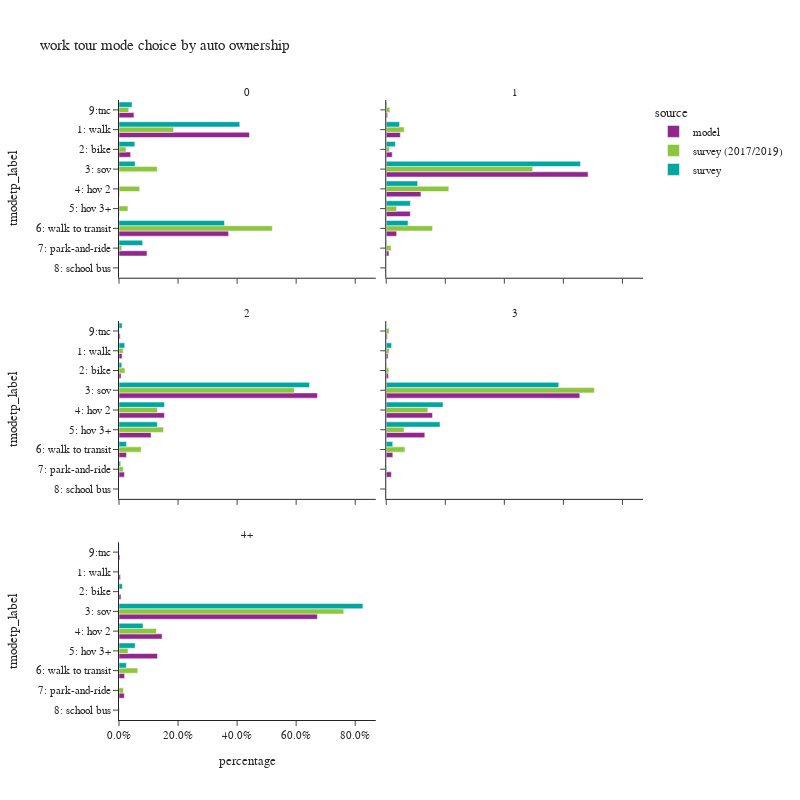

The cell this chart's notebook holds for it:
### Code cell
plot_mode_choice(wk_tour.loc[wk_tour['auto_ownership_4+']!="-1"],"auto_ownership_4+",
                 {"auto_ownership_4+":["0","1","2","3","4+"],
                  "tmodetp_label":["1: walk","2: bike","3: sov","4: hov 2","5: hov 3+","6: walk to transit",
                                   "7: park-and-ride","8: school bus","9: other–survey only"]},
                 "auto ownership",2,800)

### Figure 1 — Plotly figure (JSON) as saved in the notebook; plotly's stock layout.template omitted (floating-point values rounded to 4 significant figures)
{"data": [{"alignmentgroup": "True", "customdata": [[13151], [1169], [37], [34], [11047], [2821], [1506]], "hovertemplate": "source=model<br>auto_ownership_4+=0<br>percentage=%{x}<br>tmodetp_label=%{y}<br>sample count=%{customdata[0]}<extra></extra>", "legendgroup": "model", "marker": {"color": "#91268F", "pattern": {"shape": ""}}, "name": "model", "offsetgroup": "model", "orientation": "h", "showlegend": true, "textposition": "auto", "type": "bar", "x": [0.4418, 0.03927, 0.001243, 0.001142, 0.3711, 0.09478, 0.0506], "xaxis": "x5", "y": ["1: walk", "2: bike", "4: hov 2", "5: hov 3+", "6: walk to transit", "7: park-and-ride", "9:tnc"], "yaxis": "y5"}, {"alignmentgroup": "True", "customdata": [[16019], [6820], [228815], [39313], [27284], [11785], [3053], [1586]], "hovertemplate": "source=model<br>auto_ownership_4+=1<br>percentage=%{x}<br>tmodetp_label=%{y}<br>sample count=%{customdata[0]}<extra></extra>", "legendgroup": "model", "marker": {"color": "#91268F", "pattern": {"shape": ""}}, "name": "model", "offsetgroup": "model", "orientation": "h", "showlegend": false, "textposition": "auto", "type": "bar", "x": [0.04786, 0.02038, 0.6837, 0.1175, 0.08152, 0.03521, 0.009122, 0.004739], "xaxis": "x6", "y": ["1: walk", "2: bike", "3: sov", "4: hov 2", "5: hov 3+", "6: walk to transit", "7: park-and-ride", "9:tnc"], "yaxis": "y6"}, {"alignmentgroup": "True", "customdata": [[6353], [4395], [410127], [93870], [66273], [15500], [11125], [2519]], "hovertemplate": "source=model<br>auto_ownership_4+=2<br>percentage=%{x}<br>tmodetp_label=%{y}<br>sample count=%{customdata[0]}<extra></extra>", "legendgroup": "model", "marker": {"color": "#91268F", "pattern": {"shape": ""}}, "name": "model", "offsetgroup": "model", "orientation": "h", "showlegend": false, "textposition": "auto", "type": "bar", "x": [0.01041, 0.007203, 0.6722, 0.1538, 0.1086, 0.0254, 0.01823, 0.004128], "xaxis": "x3", "y": ["1: walk", "2: bike", "3: sov", "4: hov 2", "5: hov 3+", "6: walk to transit", "7: park-and-ride", "9:tnc"], "yaxis": "y3"}, {"alignmentgroup": "True", "customdata": [[1873], [2233], [196445], [46967], [39155], [6665], [5255], [1072]], "hovertemplate": "source=model<br>auto_ownership_4+=3<br>percentage=%{x}<br>tmodetp_label=%{y}<br>sample count=%{customdata[0]}<extra></extra>", "legendgroup": "model", "marker": {"color": "#91268F", "pattern": {"shape": ""}}, "name": "model", "offsetgroup": "model", "orientation": "h", "showlegend": false, "textposition": "auto", "type": "bar", "x": [0.00625, 0.007452, 0.6555, 0.1567, 0.1307, 0.02224, 0.01754, 0.003577], "xaxis": "x4", "y": ["1: walk", "2: bike", "3: sov", "4: hov 2", "5: hov 3+", "6: walk to transit", "7: park-and-ride", "9:tnc"], "yaxis": "y4"}, {"alignmentgroup": "True", "customdata": [[1153], [1488], [150612], [32708], [29224], [4240], [4002], [767]], "hovertemplate": "source=model<br>auto_ownership_4+=4+<br>percentage=%{x}<br>tmodetp_label=%{y}<br>sample count=%{customdata[0]}<extra></extra>", "legendgroup": "model", "marker": {"color": "#91268F", "pattern": {"shape": ""}}, "name": "model", "offsetgroup": "model", "orientation": "h", "showlegend": false, "textposition": "auto", "type": "bar", "x": [0.005143, 0.006637, 0.6718, 0.1459, 0.1304, 0.01891, 0.01785, 0.003421], "xaxis": "x", "y": ["1: walk", "2: bike", "3: sov", "4: hov 2", "5: hov 3+", "6: walk to transit", "7: park-and-ride", "9:tnc"], "yaxis": "y"}, {"alignmentgroup": "True", "customdata": [[167], [38], [11], [11], [4], [413], [3], [19]], "hovertemplate": "source=survey (2017/2019)<br>auto_ownership_4+=0<br>percentage=%{x}<br>tmodetp_label=%{y}<br>sample count=%{customdata[0]}<extra></extra>", "legendgroup": "survey (2017/2019)", "marker": {"color": "#8CC63E", "pattern": {"shape": ""}}, "name": "survey (2017/2019)", "offsetgroup": "survey (2017/2019)", "orientation": "h", "showlegend": true, "textposition": "auto", "type": "bar", "x": [0.1849, 0.02357, 0.1294, 0.07001, 0.03022, 0.5192, 0.009508, 0.03322], "xaxis": "x5", "y": ["1: walk", "2: bike", "3: sov", "4: hov 2", "5: hov 3+", "6: walk to transit", "7: park-and-ride", "9:tnc"], "yaxis": "y5"}, {"alignmentgroup": "True", "customdata": [[253], [99], [854], [273], [97], [749], [36], [1], [32]], "hovertemplate": "source=survey (2017/2019)<br>auto_ownership_4+=1<br>percentage=%{x}<br>tmodetp_label=%{y}<br>sample count=%{customdata[0]}<extra></extra>", "legendgroup": "survey (2017/2019)", "marker": {"color": "#8CC63E", "pattern": {"shape": ""}}, "name": "survey (2017/2019)", "offsetgroup": "survey (2017/2019)", "orientation": "h", "showlegend": false, "textposition": "auto", "type": "bar", "x": [0.06084, 0.0109, 0.496, 0.212, 0.03507, 0.1569, 0.01619, 7.305e-05, 0.01201], "xaxis": "x6", "y": ["1: walk", "2: bike", "3: sov", "4: hov 2", "5: hov 3+", "6: walk to transit", "7: park-and-ride", "8: school bus", "9:tnc"], "yaxis": "y6"}, {"alignmentgroup": "True", "customdata": [[51], [46], [929], [240], [129], [315], [38], [1], [11]], "hovertemplate": "source=survey (2017/2019)<br>auto_ownership_4+=2<br>percentage=%{x}<br>tmodetp_label=%{y}<br>sample count=%{customdata[0]}<extra></extra>", "legendgroup": "survey (2017/2019)", "marker": {"color": "#8CC63E", "pattern": {"shape": ""}}, "name": "survey (2017/2019)", "offsetgroup": "survey (2017/2019)", "orientation": "h", "showlegend": false, "textposition": "auto", "type": "bar", "x": [0.01427, 0.01999, 0.5939, 0.1302, 0.151, 0.07512, 0.01408, 0.0001075, 0.001361], "xaxis": "x3", "y": ["1: walk", "2: bike", "3: sov", "4: hov 2", "5: hov 3+", "6: walk to transit", "7: park-and-ride", "8: school bus", "9:tnc"], "yaxis": "y3"}, {"alignmentgroup": "True", "customdata": [[1], [7], [253], [51], [23], [32], [3], [1], [2]], "hovertemplate": "source=survey (2017/2019)<br>auto_ownership_4+=3<br>percentage=%{x}<br>tmodetp_label=%{y}<br>sample count=%{customdata[0]}<extra></extra>", "legendgroup": "survey (2017/2019)", "marker": {"color": "#8CC63E", "pattern": {"shape": ""}}, "name": "survey (2017/2019)", "offsetgroup": "survey (2017/2019)", "orientation": "h", "showlegend": false, "textposition": "auto", "type": "bar", "x": [0.009895, 0.008596, 0.705, 0.1409, 0.06034, 0.06335, 0.001978, 7.552e-06, 0.009953], "xaxis": "x4", "y": ["1: walk", "2: bike", "3: sov", "4: hov 2", "5: hov 3+", "6: walk to transit", "7: park-and-ride", "8: school bus", "9:tnc"], "yaxis": "y4"}, {"alignmentgroup": "True", "customdata": [[1], [1], [113], [13], [4], [9], [2], [1]], "hovertemplate": "source=survey (2017/2019)<br>auto_ownership_4+=4+<br>percentage=%{x}<br>tmodetp_label=%{y}<br>sample count=%{customdata[0]}<extra></extra>", "legendgroup": "survey (2017/2019)", "marker": {"color": "#8CC63E", "pattern": {"shape": ""}}, "name": "survey (2017/2019)", "offsetgroup": "survey (2017/2019)", "orientation": "h", "showlegend": false, "textposition": "auto", "type": "bar", "x": [0.0001081, 0.0006591, 0.7612, 0.127, 0.03056, 0.06355, 0.01493, 0.001927], "xaxis": "x", "y": ["1: walk", "2: bike", "3: sov", "4: hov 2", "5: hov 3+", "6: walk to transit", "7: park-and-ride", "8: school bus"], "yaxis": "y"}, {"alignmentgroup": "True", "customdata": [[53], [26], [2], [2], [93], [7], [6]], "hovertemplate": "source=survey<br>auto_ownership_4+=0<br>percentage=%{x}<br>tmodetp_label=%{y}<br>sample count=%{customdata[0]}<extra></extra>", "legendgroup": "survey", "marker": {"color": "#00A7A0", "pattern": {"shape": ""}}, "name": "survey", "offsetgroup": "survey", "orientation": "h", "showlegend": true, "textposition": "auto", "type": "bar", "x": [0.4092, 0.05364, 0.05471, 0.0008115, 0.3573, 0.08009, 0.04431], "xaxis": "x5", "y": ["1: walk", "2: bike", "3: sov", "4: hov 2", "6: walk to transit", "7: park-and-ride", "9:tnc"], "yaxis": "y5"}, {"alignmentgroup": "True", "customdata": [[68], [59], [355], [70], [27], [108], [5], [4]], "hovertemplate": "source=survey<br>auto_ownership_4+=1<br>percentage=%{x}<br>tmodetp_label=%{y}<br>sample count=%{customdata[0]}<extra></extra>", "legendgroup": "survey", "marker": {"color": "#00A7A0", "pattern": {"shape": ""}}, "name": "survey", "offsetgroup": "survey", "orientation": "h", "showlegend": false, "textposition": "auto", "type": "bar", "x": [0.0452, 0.03084, 0.6579, 0.1064, 0.08168, 0.07385, 0.001542, 0.002598], "xaxis": "x6", "y": ["1: walk", "2: bike", "3: sov", "4: hov 2", "5: hov 3+", "6: walk to transit", "7: park-and-ride", "9:tnc"], "yaxis": "y6"}, {"alignmentgroup": "True", "customdata": [[20], [17], [422], [66], [35], [46], [4], [1]], "hovertemplate": "source=survey<br>auto_ownership_4+=2<br>percentage=%{x}<br>tmodetp_label=%{y}<br>sample count=%{customdata[0]}<extra></extra>", "legendgroup": "survey", "marker": {"color": "#00A7A0", "pattern": {"shape": ""}}, "name": "survey", "offsetgroup": "survey", "orientation": "h", "showlegend": false, "textposition": "auto", "type": "bar", "x": [0.01941, 0.009495, 0.6453, 0.1543, 0.1298, 0.02542, 0.005583, 0.01069], "xaxis": "x3", "y": ["1: walk", "2: bike", "3: sov", "4: hov 2", "5: hov 3+", "6: walk to transit", "7: park-and-ride", "9:tnc"], "yaxis": "y3"}, {"alignmentgroup": "True", "customdata": [[2], [3], [123], [28], [13], [6]], "hovertemplate": "source=survey<br>auto_ownership_4+=3<br>percentage=%{x}<br>tmodetp_label=%{y}<br>sample count=%{customdata[0]}<extra></extra>", "legendgroup": "survey", "marker": {"color": "#00A7A0", "pattern": {"shape": ""}}, "name": "survey", "offsetgroup": "survey", "orientation": "h", "showlegend": false, "textposition": "auto", "type": "bar", "x": [0.01826, 0.001036, 0.5841, 0.1923, 0.1823, 0.022], "xaxis": "x4", "y": ["1: walk", "2: bike", "3: sov", "4: hov 2", "5: hov 3+", "6: walk to transit"], "yaxis": "y4"}, {"alignmentgroup": "True", "customdata": [[3], [76], [10], [3], [1], [1], [1]], "hovertemplate": "source=survey<br>auto_ownership_4+=4+<br>percentage=%{x}<br>tmodetp_label=%{y}<br>sample count=%{customdata[0]}<extra></extra>", "legendgroup": "survey", "marker": {"color": "#00A7A0", "pattern": {"shape": ""}}, "name": "survey", "offsetgroup": "survey", "orientation": "h", "showlegend": false, "textposition": "auto", "type": "bar", "x": [0.01146, 0.8261, 0.08145, 0.05483, 0.02499, 0.0002432, 0.0008715], "xaxis": "x", "y": ["2: bike", "3: sov", "4: hov 2", "5: hov 3+", "6: walk to transit", "7: park-and-ride", "9:tnc"], "yaxis": "y"}], "layout": {"annotations": [{"font": {}, "showarrow": false, "text": "4+", "x": 0.245, "xanchor": "center", "xref": "paper", "y": 0.2867, "yanchor": "bottom", "yref": "paper"}, {"font": {}, "showarrow": false, "text": "2", "x": 0.245, "xanchor": "center", "xref": "paper", "y": 0.6433, "yanchor": "bottom", "yref": "paper"}, {"font": {}, "showarrow": false, "text": "3", "x": 0.755, "xanchor": "center", "xref": "paper", "y": 0.6433, "yanchor": "bottom", "yref": "paper"}, {"font": {}, "showarrow": false, "text": "0", "x": 0.245, "xanchor": "center", "xref": "paper", "y": 1.0, "yanchor": "bottom", "yref": "paper"}, {"font": {}, "showarrow": false, "text": "1", "x": 0.755, "xanchor": "center", "xref": "paper", "y": 1.0, "yanchor": "bottom", "yref": "paper"}], "barmode": "group", "height": 800, "legend": {"title": {"text": "source"}, "tracegroupgap": 0}, "title": {"text": "work tour mode choice by auto ownership"}, "width": 800, "xaxis": {"anchor": "y", "domain": [0.0, 0.49], "tickformat": ".1%", "title": {"text": "percentage"}}, "xaxis2": {"anchor": "y2", "domain": [0.51, 1.0], "matches": "x", "tickformat": ".1%", "title": {"text": "percentage"}}, "xaxis3": {"anchor": "y3", "domain": [0.0, 0.49], "matches": "x", "showticklabels": false, "tickformat": ".1%"}, "xaxis4": {"anchor": "y4", "domain": [0.51, 1.0], "matches": "x", "showticklabels": false, "tickformat": ".1%"}, "xaxis5": {"anchor": "y5", "domain": [0.0, 0.49], "matches": "x", "showticklabels": false, "tickformat": ".1%"}, "xaxis6": {"anchor": "y6", "domain": [0.51, 1.0], "matches": "x", "showticklabels": false, "tickformat": ".1%"}, "yaxis": {"anchor": "x", "categoryarray": ["9: other–survey only", "8: school bus", "7: park-and-ride", "6: walk to transit", "5: hov 3+", "4: hov 2", "3: sov", "2: bike", "1: walk"], "categoryorder": "array", "domain": [0.0, 0.2867], "title": {"text": "tmodetp_label"}}, "yaxis2": {"anchor": "x2", "domain": [0.0, 0.2867], "matches": "y", "showticklabels": false}, "yaxis3": {"anchor": "x3", "categoryarray": ["9: other–survey only", "8: school bus", "7: park-and-ride", "6: walk to transit", "5: hov 3+", "4: hov 2", "3: sov", "2: bike", "1: walk"], "categoryorder": "array", "domain": [0.3567, 0.6433], "matches": "y", "title": {"text": "tmodetp_label"}}, "yaxis4": {"anchor": "x4", "domain": [0.3567, 0.6433], "matches": "y", "showticklabels": false}, "yaxis5": {"anchor": "x5", "categoryarray": ["9: other–survey only", "8: school bus", "7: park-and-ride", "6: walk to transit", "5: hov 3+", "4: hov 2", "3: sov", "2: bike", "1: walk"], "categoryorder": "array", "domain": [0.7133, 1.0], "matches": "y", "title": {"text": "tmodetp_label"}}, "yaxis6": {"anchor": "x6", "domain": [0.7133, 1.0], "matches": "y", "showticklabels": false}}}
